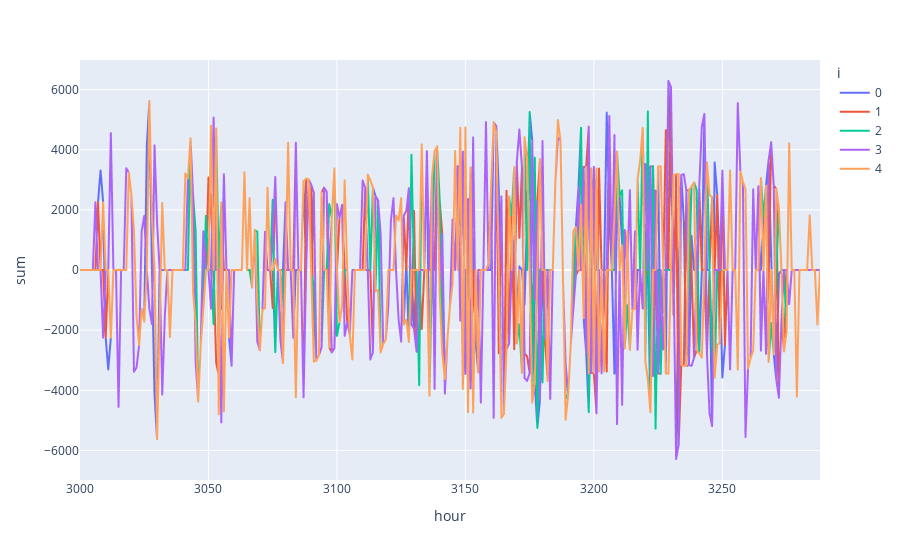

The code cell stored with this chart in its notebook:
### Code cell
dr_iter_df = join_w_iteration_num(all_drs).reset_index()
# print(dr_iter_df.groupby(["i"]).mean())
px.line(dr_iter_df, x="hour", y="sum", color="i")

### Figure 1 — Plotly figure (JSON) as saved in the notebook; plotly's stock layout.template omitted (floating-point values rounded to 4 significant figures; data arrays with more than 128 entries replaced by an {"elided": "..."} marker saying what was removed)
{"data": [{"hovertemplate": "i=0<br>hour=%{x}<br>sum=%{y}<extra></extra>", "legendgroup": "0", "line": {"color": "#636efa", "dash": "solid"}, "marker": {"symbol": "circle"}, "mode": "lines", "name": "0", "showlegend": true, "type": "scattergl", "x": {"elided": "289 int values"}, "xaxis": "x", "y": {"elided": "289 float values"}, "yaxis": "y"}, {"hovertemplate": "i=1<br>hour=%{x}<br>sum=%{y}<extra></extra>", "legendgroup": "1", "line": {"color": "#EF553B", "dash": "solid"}, "marker": {"symbol": "circle"}, "mode": "lines", "name": "1", "showlegend": true, "type": "scattergl", "x": {"elided": "289 int values"}, "xaxis": "x", "y": {"elided": "289 float values"}, "yaxis": "y"}, {"hovertemplate": "i=2<br>hour=%{x}<br>sum=%{y}<extra></extra>", "legendgroup": "2", "line": {"color": "#00cc96", "dash": "solid"}, "marker": {"symbol": "circle"}, "mode": "lines", "name": "2", "showlegend": true, "type": "scattergl", "x": {"elided": "289 int values"}, "xaxis": "x", "y": {"elided": "289 float values"}, "yaxis": "y"}, {"hovertemplate": "i=3<br>hour=%{x}<br>sum=%{y}<extra></extra>", "legendgroup": "3", "line": {"color": "#ab63fa", "dash": "solid"}, "marker": {"symbol": "circle"}, "mode": "lines", "name": "3", "showlegend": true, "type": "scattergl", "x": {"elided": "289 int values"}, "xaxis": "x", "y": {"elided": "289 float values"}, "yaxis": "y"}, {"hovertemplate": "i=4<br>hour=%{x}<br>sum=%{y}<extra></extra>", "legendgroup": "4", "line": {"color": "#FFA15A", "dash": "solid"}, "marker": {"symbol": "circle"}, "mode": "lines", "name": "4", "showlegend": true, "type": "scattergl", "x": {"elided": "289 int values"}, "xaxis": "x", "y": {"elided": "289 float values"}, "yaxis": "y"}], "layout": {"legend": {"title": {"text": "i"}, "tracegroupgap": 0}, "margin": {"t": 60}, "xaxis": {"anchor": "y", "domain": [0, 1], "title": {"text": "hour"}}, "yaxis": {"anchor": "x", "domain": [0, 1], "title": {"text": "sum"}}}}
